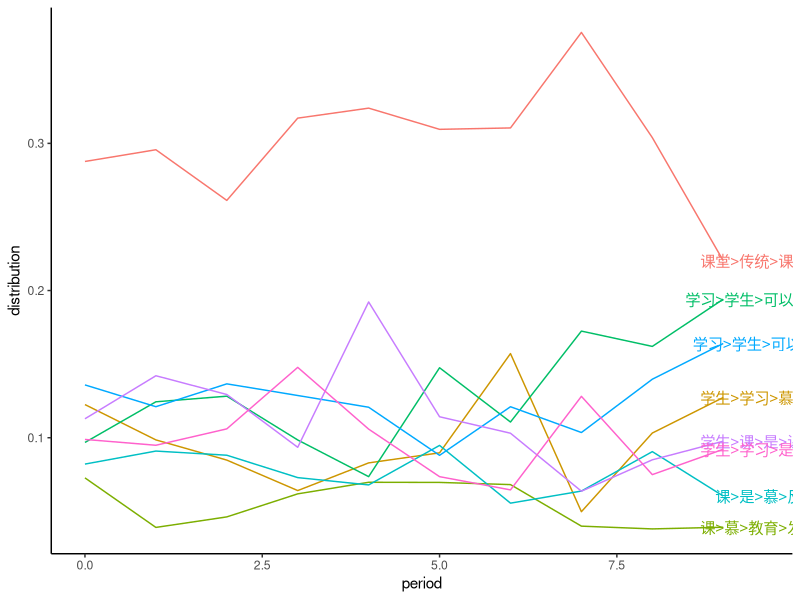
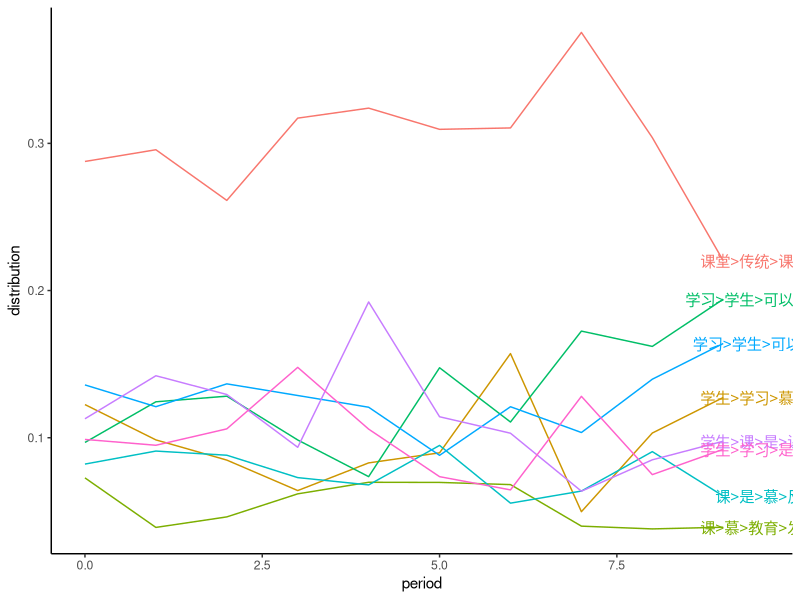

Write the R code that produced these figures, in order. (Note: this script raises an error after producing the figures.)
## ---- chunk 1
library(tidyverse)
## ---- chunk 2
word_df <- read_csv("../output/model_df.csv")
topic_df <- read_csv("../output/topic_df.csv")
## ---- chunk 3
topic_label <-
    word_df %>%
    # distinct(topicId)
    group_by(topicId, word) %>%
    summarise(weight = median(weight)) %>%
    group_by(topicId) %>%
    arrange(desc(abs(weight))) %>%
    mutate(row_number = row_number()) %>%
    filter(row_number <= 4) %>%
    summarise(text = str_flatten(word, ">"))
## ---- chunk 4
df <- topic_df %>%
    # 也是求文档的均值
    group_by(period, topicId) %>%
    summarise(distribution = mean(distribution)) %>%
    left_join(topic_label, by = "topicId") %>%
    mutate(topicId = as.factor(topicId)) %>% 
    ungroup()
df %>% 
    ggplot() +
    aes(x = period, y = distribution, color = topicId) +
    geom_line() +
    geom_text(
        data = function(x) df %>% filter(period == max(period)),
        aes(label = text), nudge_x = 0.5
    ) +
    theme_classic() +
    theme(legend.position = "None")
ggsave("../figure/topic_evolution.png", height = 5, width = 20)
knitr::include_graphics("../figure/topic_evolution.png")
